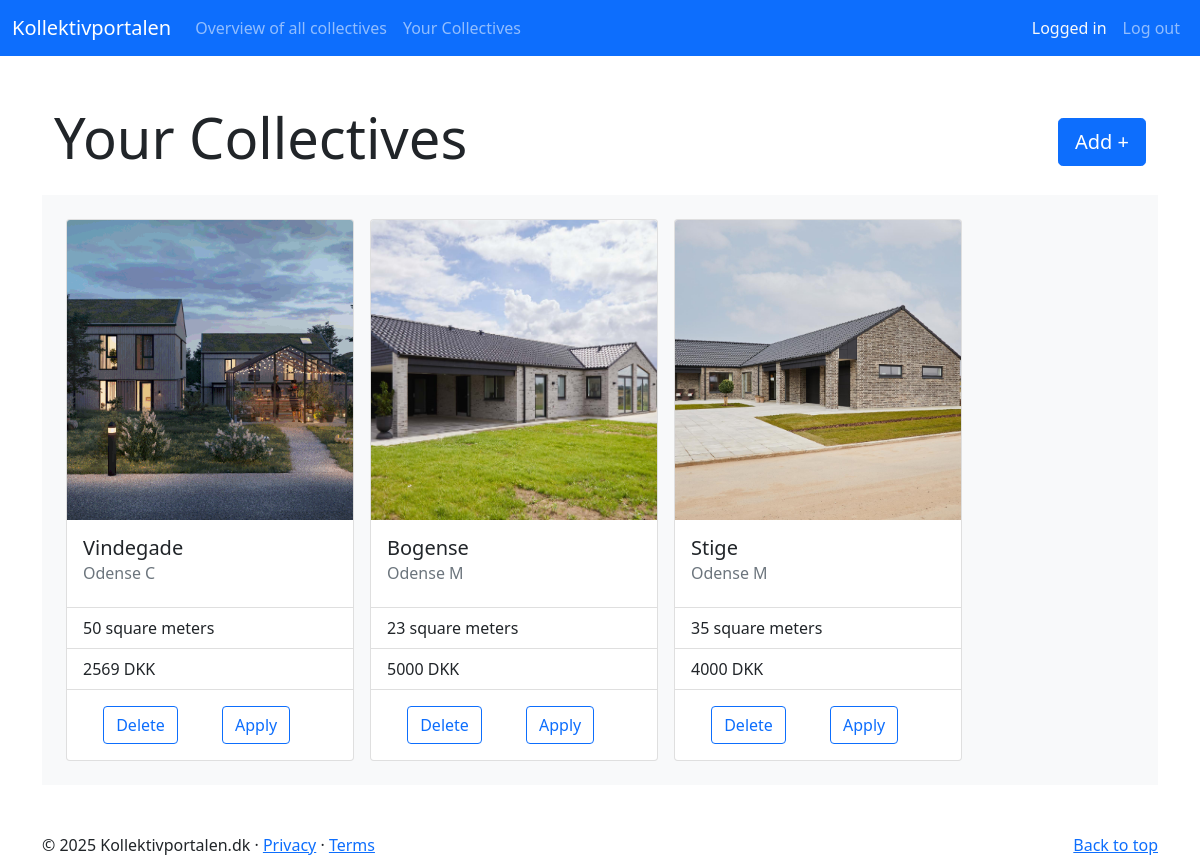
The app's page /provider/collectives (signed in) with its own data.
### app/__init__.py (models this page shows, shortened)
class Collective(db.Model):
    __tablename__ = 'collectives'
    id = db.Column(db.Integer, primary_key=True)
    submitter_id = db.Column(db.Integer, db.ForeignKey('users.id'), nullable=False)
    city = db.Column(db.String(80))
    street = db.Column(db.String(80))
    roomsize = db.Column(db.Integer())
    price = db.Column(db.Integer())
    description = db.Column(db.String(500))
    image = db.Column(db.String(500))   #image name.
    user = db.relationship("User", back_populates="collectives")
    applications = db.relationship("Application", back_populates="collective")
    @staticmethod
    def get_by_submitter(user_id):
        return Collective.query.filter_by(submitter_id=user_id).all()

### app/__init__.py (the view)
@app.route("/provider/collectives",methods=["GET","POST"])
@login_required
@provider_permission.require()
def provider_collectives():
    collective_entries = Collective.get_by_submitter(current_user.id)
    return render_template("profiles/provider.html", collective_entries=collective_entries)

### app/__init__.py (called while the page is built)
@login_manager.user_loader
def load_user_from_id(id):
    return User.get_by_id(id)

    @staticmethod
    def get_by_id(id):
      return User.query.filter_by(id=id).first()

### app/templates/profiles/provider.html
{% extends 'elements/base.html' %}
{% block body%}
<section class="h-100 container">
  <div class="container">
     <div class="row mb-3 mt-5">
        <div class="col-6">
            <h1 class="display-4">
                Your Collectives</a>
            </h1>
        </div>
        {% if collective_entries %}
         <div class="col-6 d-flex align-items-center justify-content-end">
            <a class="btn btn-primary btn-lg" href="{{ url_for('collectives_create') }}" role="button">Add +</a>
        </div>
        {% endif %}
     </div>
  </div>
   {% if not collective_entries %}
    <div class="container-fluid">
        <p class="lead">You haven't submitted any collectives. Submit a new collective <a href="{{ url_for('collectives_create') }}">here</a></p>
    </div>
    {% else %}
  <div class="d-flex align-items-start flex-wrap p-3 bg-light">
    {% for entry in collective_entries %}
    <div class="card mx-2 my-2" style="width: 18rem;">
      <a href="{{ url_for('collectives_view', id=entry.id)}}"><img class="card-img-top collectiveimage" src="{{ url_for('static', filename='images/' ~ entry.image) }}" alt="Image of a collective"></a>
      <div class="card-body">
        <h5 class="card-title">{{ entry.street }}</h5>
        <h6 class="card-subtitle mb-2 text-muted">{{ entry.city }}</h6>
      </div>
      <ul class="list-group list-group-flush">
        <li class="list-group-item">{{ entry.roomsize }} square meters</li>
        <li class="list-group-item">{{ entry.price }} DKK</li>
      </ul>
      <div class="card-body row">
        <form class="col-6 d-flex justify-content-center" method="post" action="{{ url_for('collectives_delete', id=entry.id) }}">
          <button type="submit" class="btn btn-outline-primary">Delete</button>
        </form>
        <form class="col-6 " method="get" action="#">
          <button type="submit" class="btn btn-outline-primary">Apply</button>
        </form>
      </div>
    </div>
    {% endfor %}
  </div>
  {% endif %}
</section>
{% endblock body%}

### app/static/own_style.css (style rules this page uses)
.collectiveimage { object-fit: cover; width: 100%; height: 300px; }

### records on screen
Collective: image (picture), street "Vindegade", city "Odense C", roomsize "50", price "2569"
Collective: image (picture), street "Bogense", city "Odense M", roomsize "23", price "5000"
Collective: image (picture), street "Stige", city "Odense M", roomsize "35", price "4000"
